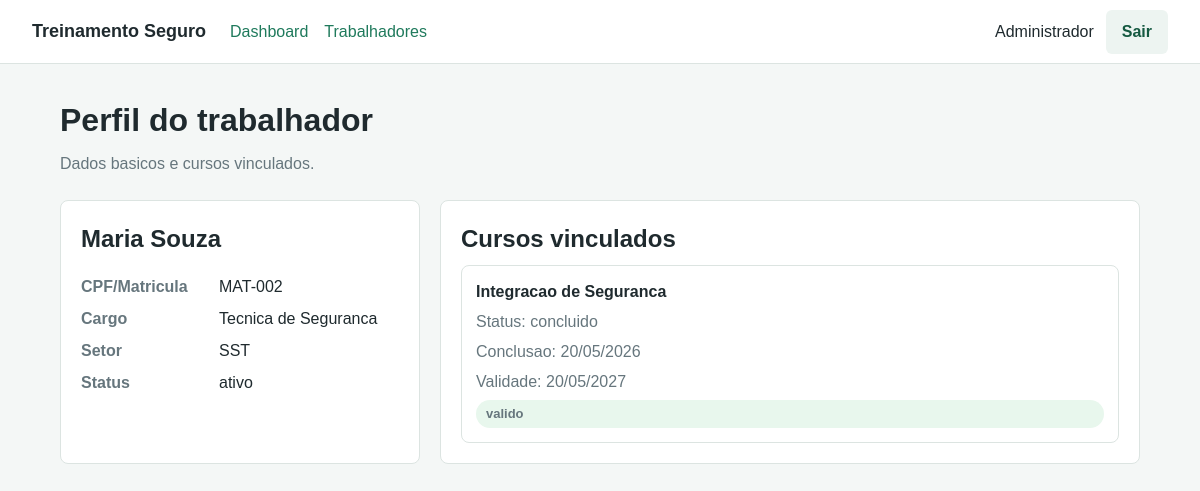
Page /admin/perfil_trabalhador.php?id=2 (signed in) on the committed database.
### tables this page shows
CREATE TABLE trabalhadores (
    id INT AUTO_INCREMENT PRIMARY KEY,
    usuario_id INT NULL,
    nome VARCHAR(120) NOT NULL,
    documento VARCHAR(40) NOT NULL UNIQUE,
    cargo VARCHAR(100) NOT NULL,
    setor VARCHAR(100) NOT NULL,
    status VARCHAR(30) NOT NULL DEFAULT 'ativo',
    criado_em TIMESTAMP DEFAULT CURRENT_TIMESTAMP,
    CONSTRAINT fk_trabalhadores_usuarios
        FOREIGN KEY (usuario_id) REFERENCES usuarios(id)
        ON DELETE SET NULL
);

CREATE TABLE trabalhador_cursos (
    id INT AUTO_INCREMENT PRIMARY KEY,
    trabalhador_id INT NOT NULL,
    curso_id INT NOT NULL,
    status VARCHAR(30) NOT NULL DEFAULT 'pendente',
    data_conclusao DATE NULL,
    validade DATE NULL,
    CONSTRAINT fk_tc_trabalhadores
        FOREIGN KEY (trabalhador_id) REFERENCES trabalhadores(id)
        ON DELETE CASCADE,
    CONSTRAINT fk_tc_cursos
        FOREIGN KEY (curso_id) REFERENCES cursos(id)
        ON DELETE CASCADE
);

CREATE TABLE cursos (
    id INT AUTO_INCREMENT PRIMARY KEY,
    nome VARCHAR(140) NOT NULL,
    descricao TEXT NULL,
    carga_horaria INT NULL,
    validade_meses INT NULL,
    ativo TINYINT(1) NOT NULL DEFAULT 1
);

### includes/functions.php (called while the page is built, shortened)
<?php
function h(?string $value): string
{
    return htmlspecialchars($value ?? '', ENT_QUOTES, 'UTF-8');
}
function format_date(?string $date): string
{
    return date('d/m/Y', strtotime($date));
}
function course_situation(?string $status, ?string $validUntil): string
{
    return 'valido';
}

### admin/perfil_trabalhador.php (the view, shortened to what this page needs)
<?php
$id = (int) ($_GET['id'] ?? 0);
$trabalhador = null;
$cursos = [];
try {
    $pdo = getConnection();
    $stmt = $pdo->prepare('SELECT id, nome, documento, cargo, setor, status FROM trabalhadores WHERE id = :id');
    $stmt->execute(['id' => $id]);
    $trabalhador = $stmt->fetch();
    if ($trabalhador) {
        $stmt = $pdo->prepare(
            'SELECT c.nome, tc.status, tc.data_conclusao, tc.validade
             FROM trabalhador_cursos tc
             INNER JOIN cursos c ON c.id = tc.curso_id
             WHERE tc.trabalhador_id = :id
             ORDER BY c.nome'
        );
        $stmt->execute(['id' => $id]);
        $cursos = $stmt->fetchAll();
    }
} catch (Throwable $e) {
    $erroBanco = 'Nao foi possivel carregar o perfil.';
}
require __DIR__ . '/../includes/header.php';
require __DIR__ . '/../includes/navbar.php';
?>
<main class="container">
    <div class="page-title">
        <h1>Perfil do trabalhador</h1>
        <p>Dados basicos e cursos vinculados.</p>
    </div>
    <?php if (!empty($erroBanco)): ?>
        <div class="alert"><?= h($erroBanco) ?></div>
    <?php elseif (!$trabalhador): ?>
        <section class="panel"><p>Trabalhador nao encontrado.</p></section>
    <?php else: ?>
        <section class="profile-grid">
            <article class="panel">
                <h2><?= h($trabalhador['nome']) ?></h2>
                <dl class="details">
                    <dt>CPF/Matricula</dt><dd><?= h($trabalhador['documento']) ?></dd>
                    <dt>Cargo</dt><dd><?= h($trabalhador['cargo']) ?></dd>
                    <dt>Setor</dt><dd><?= h($trabalhador['setor']) ?></dd>
                    <dt>Status</dt><dd><?= h($trabalhador['status']) ?></dd>
                </dl>
            </article>
            <article class="panel">
                <h2>Cursos vinculados</h2>
                <div class="course-list">
                    <?php foreach ($cursos as $curso): ?>
                        <?php $situacao = course_situation($curso['status'], $curso['validade']); ?>
                        <div class="course-item">
                            <strong><?= h($curso['nome']) ?></strong>
                            <span>Status: <?= h($curso['status']) ?></span>
                            <span>Conclusao: <?= h(format_date($curso['data_conclusao'])) ?></span>
                            <span>Validade: <?= h(format_date($curso['validade'])) ?></span>
                            <span class="badge badge-<?= h($situacao) ?>"><?= h($situacao) ?></span>
                        </div>
                    <?php endforeach; ?>
                </div>
            </article>
        </section>
    <?php endif; ?>
</main>
<?php require __DIR__ . '/../includes/footer.php'; ?>

### assets/css/style.css (style rules this page uses)
:root { --bg: #f4f7f6; --surface: #ffffff; --text: #1f2a2e; --muted: #66767d; --primary: #1f7a5c; --primary-dark: #155941; --border: #dce4e1; --danger: #b42318; --warning: #9a6700; --success: #1a7f37; }
* { box-sizing: border-box; }
body { margin: 0; background: var(--bg); color: var(--text); font-family: Arial, Helvetica, sans-serif; line-height: 1.5; }
.container { margin: 0 auto; max-width: 1120px; padding: 32px 20px; }
.page-title { margin-bottom: 24px; }
.page-title h1, .panel h2 { margin: 0 0 8px; }
.page-title p, .panel p { color: var(--muted); margin: 0; }
.login-card, .panel, .stat-card { background: var(--surface); border: 1px solid var(--border); border-radius: 8px; }
.panel { margin-bottom: 20px; padding: 20px; }
.badge { background: #edf4f1; border-radius: 999px; color: var(--primary-dark); display: inline-block; font-size: 13px; font-weight: 700; padding: 4px 10px; }
.badge-valido { background: #e8f7ed; color: var(--success); }
.profile-grid { display: grid; gap: 20px; grid-template-columns: 360px 1fr; }
.details { display: grid; gap: 8px; grid-template-columns: 130px 1fr; margin: 18px 0 0; }
.details dt { color: var(--muted); font-weight: 700; }
.details dd { margin: 0; }
.course-list { display: grid; gap: 12px; }
.course-item { border: 1px solid var(--border); border-radius: 8px; display: grid; gap: 6px; padding: 14px; }
.course-item span { color: var(--muted); }

### rows in the picture
trabalhadores: nome "Maria Souza", documento "MAT-002", cargo "Tecnica de Seguranca", setor "SST", status "ativo"
trabalhador_cursos: curso.nome "Integracao de Seguranca", status "concluido", data_conclusao "20/05/2026", validade "20/05/2027", situacao "valido"

### other values in the picture
$usuario['nome'] "Administrador"
